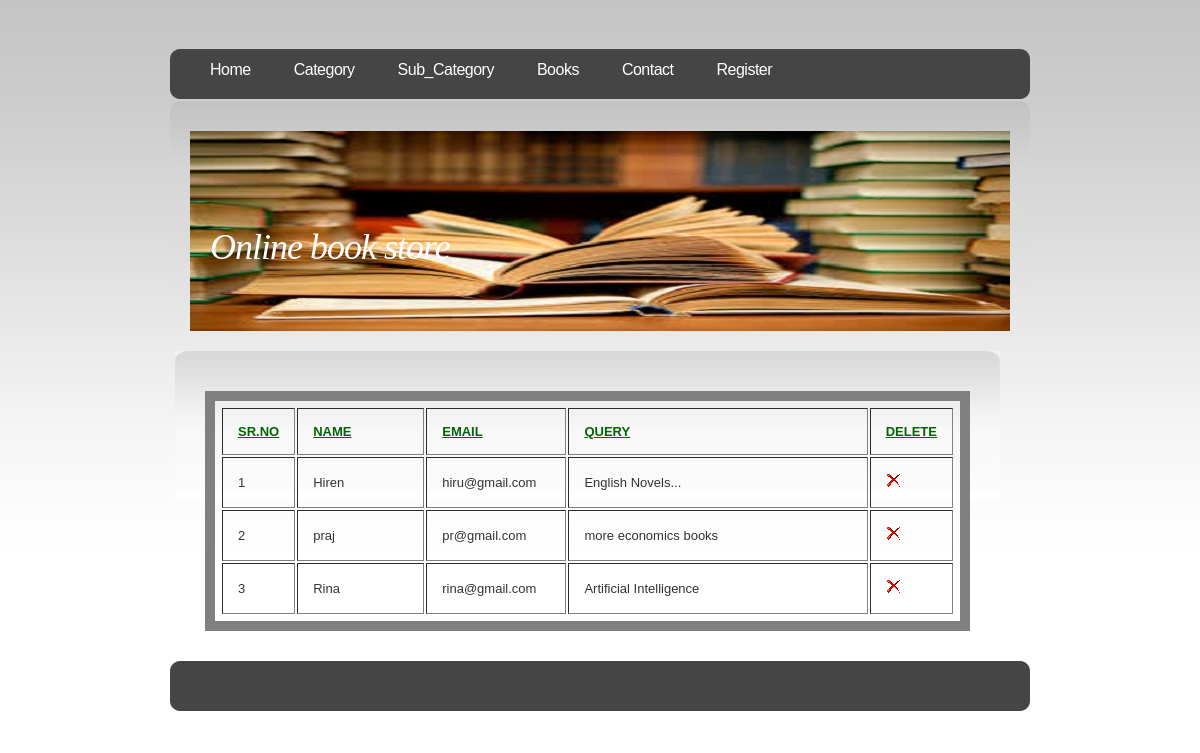
Page /admin/contact.php on the committed database.
### tables this page shows
CREATE TABLE `contact` (
  `con_id` int(4) NOT NULL,
  `con_nm` varchar(25) NOT NULL,
  `con_email` varchar(35) NOT NULL,
  `con_query` longtext NOT NULL
);

### admin/contact.php (the view, shortened to what this page needs)
<?php
require('includes/config.php');
	$q="select * from contact";
	 $res=mysqli_query($conn,$q) or die("Can't Execute Query...");
	?>
<!DOCTYPE html PUBLIC "-//W3C//DTD XHTML 1.0 Strict//EN" "http://www.w3.org/TR/xhtml1/DTD/xhtml1-strict.dtd">
<html xmlns="http://www.w3.org/1999/xhtml">
<head>
		<?php
			include("includes/head.inc.php");
		?>
</head>
<body>
<div id="header">
	<div id="menu">
		<?php
			include("includes/menu.inc.php");
		?>
	</div>
</div>
<div id="logo-wrap">
<div id="logo">
		<?php
			include("includes/logo.inc.php");
		?>
</div>
</div>
<div id="page">
	<div id="content">
		<div class="post">
			<h1 class="title"></h1>
			<div class="entry">
					<table border='1' WIDTH='100%'>
						<tr>
								<td WIDTH='10%' style="color:darkgreen"><b><u>SR.NO</u></b>
								<TD style="color:darkgreen" WIDTH='20%'><b><u>NAME</u></b>
								<TD style="color:darkgreen" WIDTH='20%'><b><u>EMAIL</u></b>
								<TD style="color:darkgreen" WIDTH='50%'><b><u>QUERY</u></b>
								<TD style="color:darkgreen" WIDTH='25%'><b><u>DELETE</u></b>
						</tr>
						<?php
							$count=1;
							while($row=mysqli_fetch_assoc($res))
							{
							echo '<tr>
										<td>'.$count.'
										<td>'.$row['con_nm'].'
										<td>'.$row['con_email'].'
										<td>'.$row['con_query'].'
										<td><a href="process_del_contact.php?sid='.$row['con_id'].'"><img src="images/drop.png" ></a>
									</tr>';
									$count++;
							}
						?>
					</TABLE>
			</div>
		</div>
	</div>
	<div style="clear: both;">&nbsp;</div>
</div>
<div id="footer">
			<?php
				include("includes/footer.inc.php");
			?>
</div>
</body>
</html>

### admin/default.css (style rules this page uses)
body { margin-top: 49px; padding: 0; background: url(images/img01.jpg) repeat-x left top; font-family: "Trebuchet MS", Arial, Helvetica, sans-serif; font-size: 13px; color: #333333; }
h1, h2, h3 { margin: 0; font-weight: normal; color: #559106; }
h1 { letter-spacing: -1px; font-size: 32px; }
a:link { color: #4E8006; }
img { border: none; }
#header { width: 860px; height: 52px; margin: 0 auto; background: url(images/img02.jpg) no-repeat left top; }
#menu { float: left; width: 860px; height: 54px; }
#logo-wrap { width: 860px; margin: 0 auto; padding: 30px 0 20px 0; background: url(images/img03.jpg) no-repeat left top; }
#logo { width: 820px; height: 200px; margin: 0 auto; background: url(images/headerlogo1.jpg) no-repeat left top; }
#page { width: 850px; margin: 0 auto; }
#content { float: left; width: 825px; background: url(images/img10.jpg) no-repeat left top; }
.post { padding: 15px 15px; }
.post .title { margin-bottom: 20px; padding-bottom: 5px; }
.post .entry { padding: 0 15px; }
#footer { margin: 0 auto; height: 64px; min-height: 64px; padding: 0; }
html>body #footer { height: auto; }

### admin/contact.php (style rules this page uses)
table { padding:5px;border:10px solid gray }
td,th { padding:15px }

### rows in the picture
contact: con_nm "Hiren", con_email "hiru@gmail.com", con_query "English Novels..."
contact: con_nm "praj", con_email "pr@gmail.com", con_query "more economics books"
contact: con_nm "Rina", con_email "rina@gmail.com", con_query "Artificial Intelligence"
